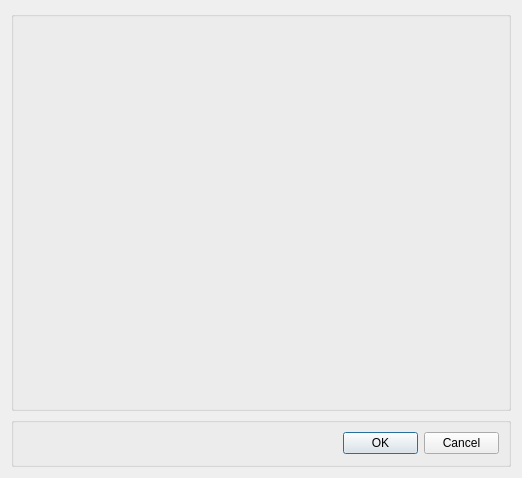
<?xml version="1.0" encoding="UTF-8"?>
<ui version="4.0">
 <class>SelectSvrDialog</class>
 <widget class="QDialog" name="SelectSvrDialog">
  <property name="geometry">
   <rect>
    <x>0</x>
    <y>0</y>
    <width>518</width>
    <height>474</height>
   </rect>
  </property>
  <property name="windowTitle">
   <string>Dialog</string>
  </property>
  <layout class="QVBoxLayout" name="verticalLayout">
   <item>
    <widget class="QGroupBox" name="groupBox">
     <property name="minimumSize">
      <size>
       <width>500</width>
       <height>400</height>
      </size>
     </property>
     <property name="title">
      <string/>
     </property>
    </widget>
   </item>
   <item>
    <widget class="QGroupBox" name="groupBox_2">
     <property name="minimumSize">
      <size>
       <width>500</width>
       <height>50</height>
      </size>
     </property>
     <property name="maximumSize">
      <size>
       <width>16777215</width>
       <height>50</height>
      </size>
     </property>
     <property name="title">
      <string/>
     </property>
     <layout class="QHBoxLayout" name="horizontalLayout">
      <item>
       <spacer name="horizontalSpacer">
        <property name="orientation">
         <enum>Qt::Horizontal</enum>
        </property>
        <property name="sizeHint" stdset="0">
         <size>
          <width>315</width>
          <height>20</height>
         </size>
        </property>
       </spacer>
      </item>
      <item>
       <widget class="QPushButton" name="exeButton">
        <property name="minimumSize">
         <size>
          <width>75</width>
          <height>22</height>
         </size>
        </property>
        <property name="maximumSize">
         <size>
          <width>75</width>
          <height>22</height>
         </size>
        </property>
        <property name="text">
         <string>OK</string>
        </property>
       </widget>
      </item>
      <item>
       <widget class="QPushButton" name="exitButton">
        <property name="minimumSize">
         <size>
          <width>75</width>
          <height>22</height>
         </size>
        </property>
        <property name="maximumSize">
         <size>
          <width>75</width>
          <height>22</height>
         </size>
        </property>
        <property name="text">
         <string>Cancel</string>
        </property>
       </widget>
      </item>
     </layout>
    </widget>
   </item>
  </layout>
 </widget>
 <resources/>
 <connections/>
</ui>
